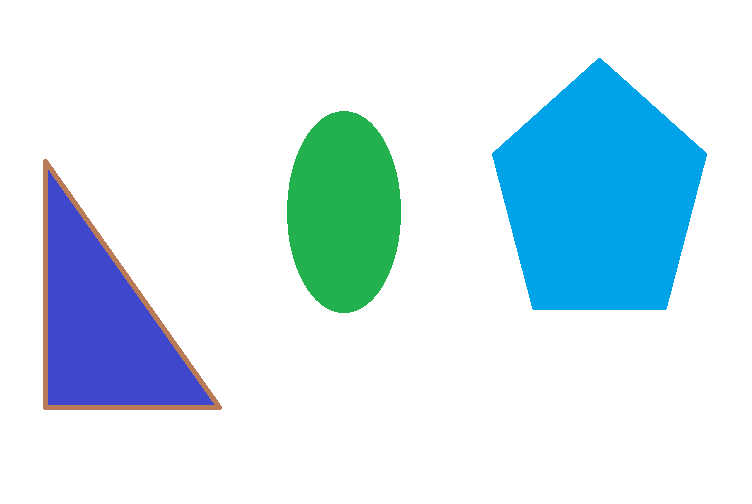
#> input picture TP1/img.png, 752 x 504 px
$ jupyter execute tp1.ipynb
#> lines starting #> are read from the running program, lines starting #| are printed output that depends on the picture; after the words box and inside, x2 and y2 are one past the last pixel; in counts of white or black regions, pixels touching at a corner belong together
[cell 1]
import cv2 as cv
import  numpy as np

Convert to grayscale

[cell 2]
imagePath = "./img.png"
image = cv.imread(imagePath)
#> image is the input picture: shape (504, 752, 3); mean B, G, R 239.9, 231.3, 208.5
cv.imshow("Image", image)
# Convert the image to grayscale
gray_image = cv.cvtColor(image, cv.COLOR_BGR2GRAY)
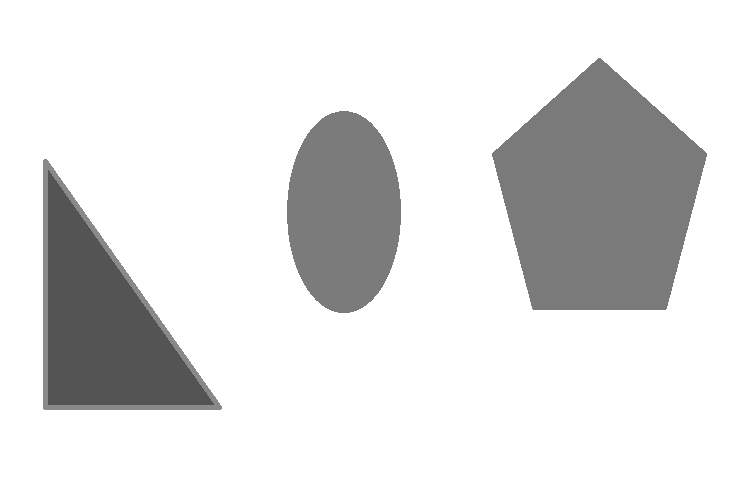
#> gray_image: shape (504, 752); min 84, max 255, mean 225.5
cv.imshow("Gray Image", gray_image)
cv.waitKey(0)

### apply the thresholding and then find out the countours using cv2.findCountoures

[cell 3]
_,threshedImage = cv.threshold(gray_image,128,255,cv.THRESH_BINARY)
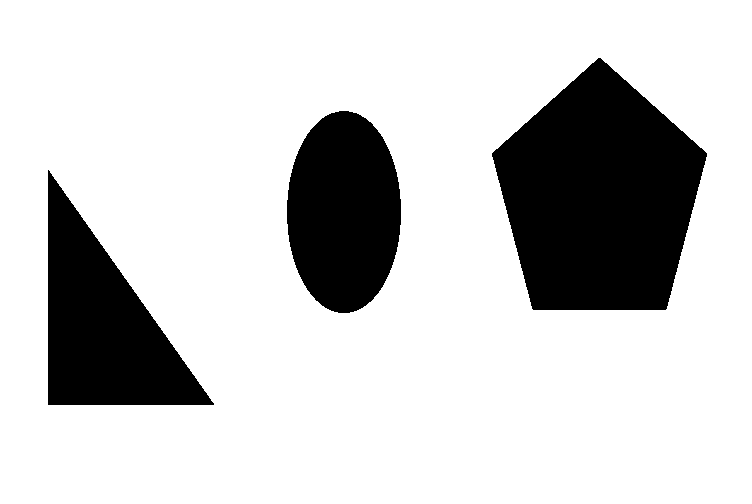
#> threshedImage: shape (504, 752); 80.1% white; 3 black regions
cv.imshow("Threshed Image", threshedImage)
cv.waitKey(0)

[cell 4]
contours, hierarchies = cv.findContours(threshedImage, cv.RETR_TREE, cv.CHAIN_APPROX_SIMPLE)
#> contours = 4 contours; box (x1, y1, x2, y2) and area: (0, 0, 752, 504) 377753, (491, 57, 708, 311) 38039, (47, 169, 215, 406) 19954, (286, 110, 402, 314) 18322

[cell 5]
print(contours)
#> (printed output is left out)

[cell 6]
def classify_shape(vertices):
    if vertices == 3:
        return "Triangle"
    elif vertices == 4:
        return "Rectangle"
    elif vertices == 5:
        return "Pentagon"
    else:
        return "Unknown"

[cell 7]
printedImage = image.copy()
for contour in contours:
    # Approximate the shape using cv.approxPolyDP
    epsilon = 0.04 * cv.arcLength(contour, True)
    approx = cv.approxPolyDP(contour, epsilon, True)

    # Draw the contour
    cv.drawContours(image, [approx], 0, (0, 255, 0), 2)

    # Find the center point of the shape
    M = cv.moments(contour)
    if M["m00"] != 0:
        cx = int(M["m10"] / M["m00"])
        cy = int(M["m01"] / M["m00"])
        center = (cx, cy)

        # countourArea
        area =  cv.contourArea(contour)

        # perimeter
        perimeter = cv.arcLength(contour, True)

        # roundness
        roundness = 4 * np.pi * area / perimeter**2
        #
        # Classify the detected shape
        num_vertices = len(approx)
        shape_name = classify_shape(num_vertices)
        vertical_space = 30
        # Put the shape name at the center point of the shape
        cv.putText(printedImage, shape_name, (cx, cy), cv.FONT_HERSHEY_SIMPLEX, 0.5, (0, 0, 0), 2)
        cv.putText(printedImage, f'area {area}', (cx, cy+vertical_space), cv.FONT_HERSHEY_SIMPLEX, 0.5, (0, 0, 0), 2)
        cv.putText(printedImage, f'perimeter {perimeter}', (cx, cy+2*vertical_space), cv.FONT_HERSHEY_SIMPLEX, 0.5, (0, 0, 0), 2)
        cv.putText(printedImage, f'roundness {roundness}', (cx, cy+3*vertical_space), cv.FONT_HERSHEY_SIMPLEX, 0.5, (0, 0, 0), 2)
#> this loop made 4 passes
#> (epsilon, approx, cx, cy, area, perimeter, roundness, num_vertices) on passes 1 to 3: (100.3, [[0, 0], [0, 503], [751, 503], [751, 0]], 375, 251, 377753, 2508, 0.755, 4), (28.28, [[48, 169], [213, 405], [47, 404]], 103, 325, 19954.5, 707, 0.502, 3), (21.48, [[339, 110], [401, 199], [349, 313], [286, 223]], 343, 211, 18322.5, 537, 0.798, 4)
#> (epsilon, cx, cy, area, perimeter, roundness, num_vertices, shape_name) on pass 4: (31.05, 599, 196, 38039, 776.3, 0.793, 5, 'Pentagon')
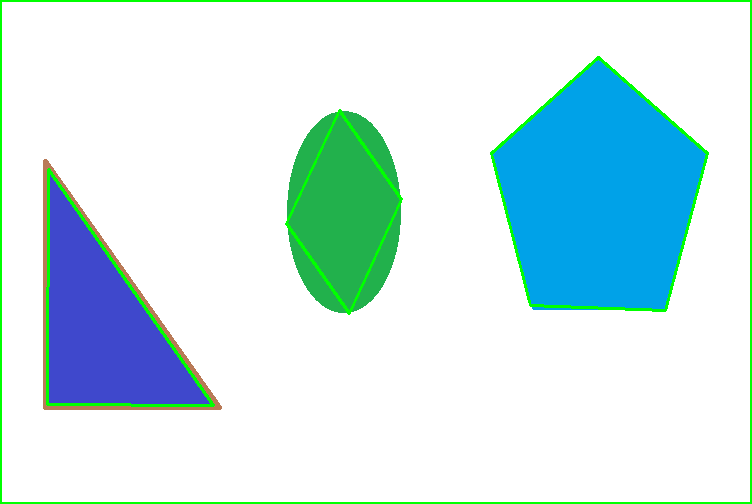
#> image: shape (504, 752, 3); 2.84% of pixels changed, all inside (x1, y1, x2, y2) = (0, 0, 752, 504)
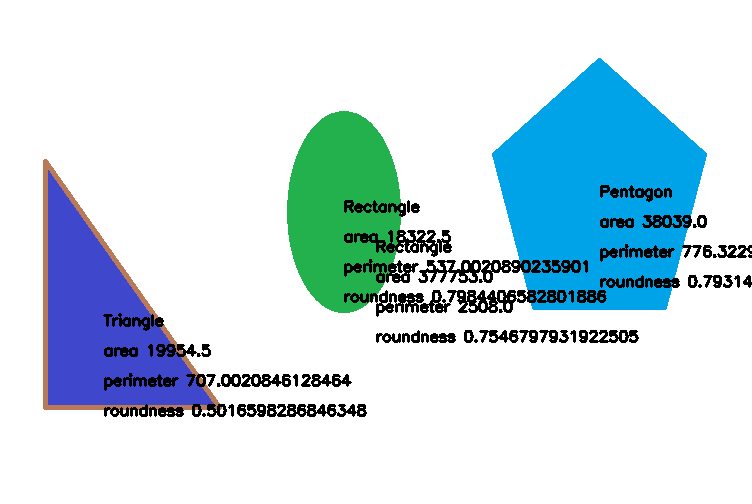
#> printedImage: shape (504, 752, 3); 4.6% of pixels changed, all inside (x1, y1, x2, y2) = (103, 185, 752, 417)


# Convert the image from BGR to RGB for Matplotlib
# image_rgb = cv.cvtColor(image, cv.COLOR_BGR2RGB)

cv.imshow("printed image", printedImage)
cv.waitKey(0)
#> Out = 27
